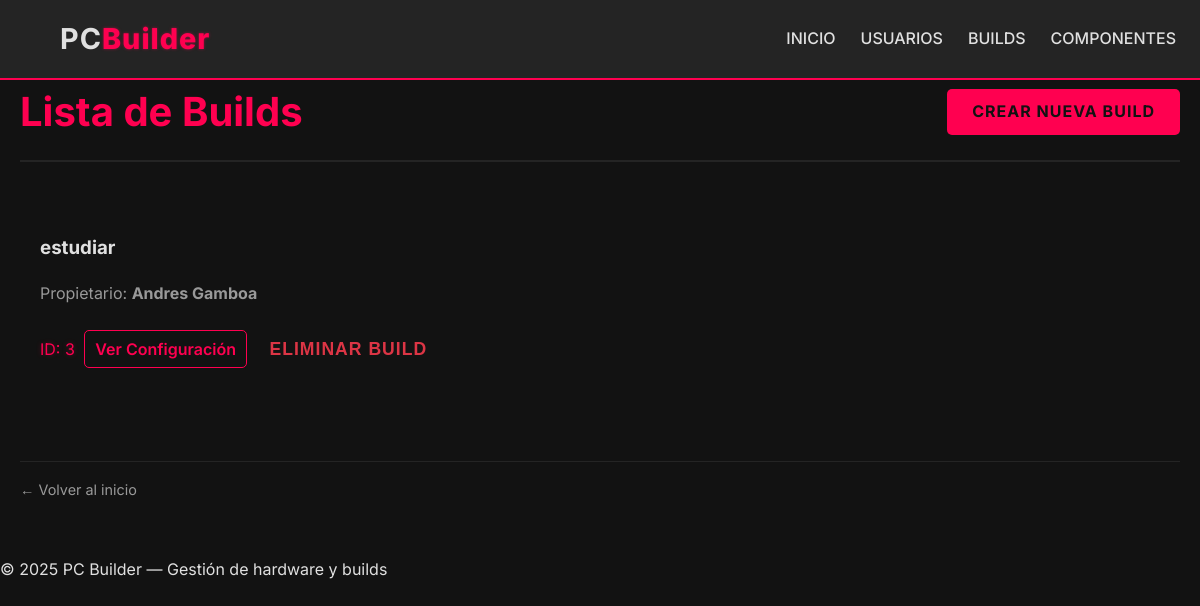
The page /builds/ on the database its author committed.
### models.py (models this page shows, shortened)
class Build(SQLModel, table=True):
    id: Optional[int] = Field(default=None, primary_key=True)
    name: str
    user_id: Optional[int] = Field(default=None, foreign_key="user.id")
    user: Optional[User] = Relationship(back_populates="builds")
    components: List["Component"] = Relationship(
        back_populates="builds", link_model=BuildComponentLink
    )
    configuration: Optional["Configuration"] = Relationship(
        back_populates="build", sa_relationship_kwargs={"uselist": False}
    )

class User(SQLModel, table=True):
    id: Optional[int] = Field(default=None, primary_key=True)
    name: str
    email: str
    image_url: Optional[str] = None
    builds: List["Build"] = Relationship(back_populates="user")

### router/build_router.py (the view)
@build_router.get("/", response_class=HTMLResponse)
def list_users(request: Request, session: Session = Depends(get_session)):
    builds = session.query(Build).all()
    return templates.TemplateResponse("builds/build_list.html",
                                      {"request": request, "builds": builds})

### templates/builds/build_list.html (shortened to what this page needs)
{% extends "base.html" %}
{% block content %}
<div class="page-header">
    <h2>Lista de Builds</h2>
    <a href="/builds/new" class="btn-primary">Crear nueva Build</a>
</div>
{% if builds %}
<div class="cards-grid build-grid-list"> {% for build in builds %}
    <div class="build-card card-list-item">
        <h3><a href="/builds/{{ build.id }}" class="build-link-title">{{ build.name }}</a></h3>
        <p class="build-user-info text-muted">
            {% if build.user %}
            Propietario: <strong>{{ build.user.name }}</strong>
            {% elif build.user_id %}
            Propietario ID: {{ build.user_id }}
            {% else %}
            Propietario no asignado
            {% endif %}
        </p>
        <div class="card-details">
            <span class="price accent-text">ID: {{ build.id }}</span>
            <a href="/builds/{{ build.id }}" class="btn-detail">Ver Configuración</a>
            <form action="/builds/{{ build.id }}/delete" method="post" style="display:inline;" onsubmit="return confirm('¿Eliminar build?');">
                <button type="submit" class="btn-icon btn-danger">Eliminar Build</button>
            </form>
        </div>
    </div>
    {% endfor %}
</div>
{% else %}
<div class="card text-center full-width-card">
    <p>No hay builds registradas.</p>
</div>
{% endif %}
<div class="back-link">
    <a href="/" class="btn-link">← Volver al inicio</a>
</div>
{% endblock %}

### static/css/styles.css (style rules this page uses)
:root { --color-bg: #121212; --color-bg-light: #242424; --color-text: #E0E0E0; --color-accent: #FF0050; --color-shadow: rgba(255, 0, 80, 0.5); --color-success: #00FFC0; --color-danger: #dc3545; --color-text-muted: #999; }
.dark-theme { background-color: var(--color-bg); color: var(--color-text); font-family: 'Inter', sans-serif; line-height: 1.6; margin: 0; padding: 0; min-height: 100vh; }
a { color: var(--color-text); text-decoration: none; transition: color 0.3s ease, text-shadow 0.3s ease; }
.btn-primary, .btn-secondary, .btn-success, .btn-danger { display: inline-block; padding: 10px 25px; font-weight: 700; border-radius: 5px; text-transform: uppercase; letter-spacing: 1px; border: none; cursor: pointer; transition: all 0.3s ease; }
.btn-primary { background-color: var(--color-accent); color: var(--color-bg); box-shadow: 0 0 0 rgba(0, 0, 0, 0); }
.btn-danger { margin: 10px; background-color: var(--color-danger); color: white; }
.btn-detail { padding: 8px 10px; margin-left: 5px; border: 1px solid var(--color-accent); color: var(--color-accent); border-radius: 5px; font-weight: 600; transition: background-color 0.3s ease, color 0.3s ease; }
.btn-icon { padding: 8px; background: none; border: none; cursor: pointer; font-size: 1.1rem; transition: transform 0.2s, color 0.2s; line-height: 1; color: var(--color-danger); }
.page-header { display: flex; justify-content: space-between; align-items: center; margin-bottom: 2rem; padding-bottom: 1rem; border-bottom: 2px solid var(--color-bg-light); }
.page-header h2 { margin: 0; color: var(--color-accent); font-size: 2.5rem; }
.cards-grid, .user-grid { display: grid; grid-template-columns: repeat(auto-fit, minmax(300px, 1fr)); gap: 30px; margin-bottom: 4rem; }
.build-grid-list, .component-grid-list { grid-template-columns: repeat(auto-fit, minmax(350px, 1fr)); }
.card-list-item { position: relative; padding: 20px; }
.build-link-title { color: var(--color-text); }
.accent-text { color: var(--color-accent); text-shadow: 0 0 5px rgba(255, 0, 80, 0.3); }
.back-link { margin-top: 2rem; padding-top: 1rem; border-top: 1px solid var(--color-bg-light); font-size: 0.9rem; }
.btn-link { color: var(--color-text-muted); transition: color 0.2s; }
.text-muted { color: var(--color-text-muted); }

### rows shown on the page
Build: name "estudiar", user.name "Andres Gamboa", id "3"
